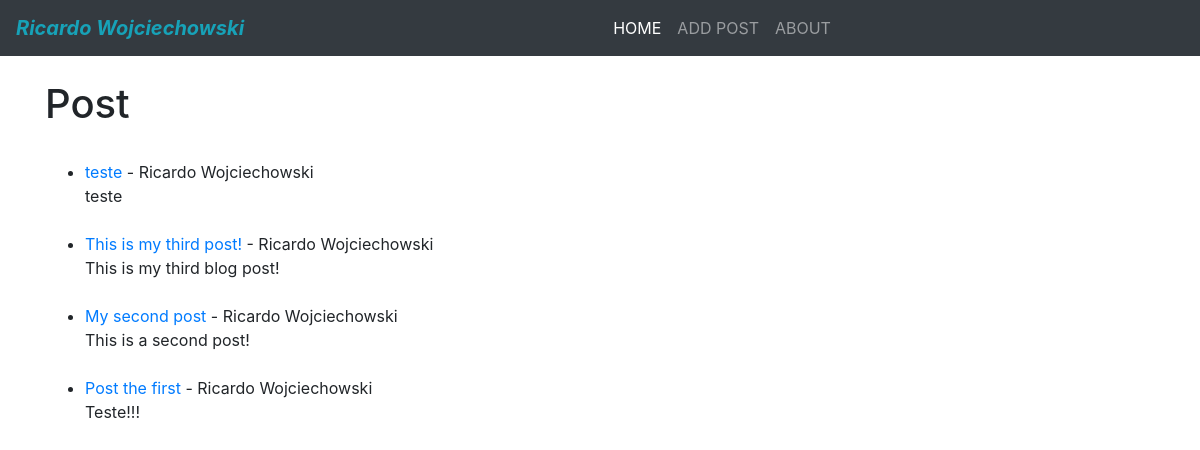
/, run on an earlier commit of the app's database.
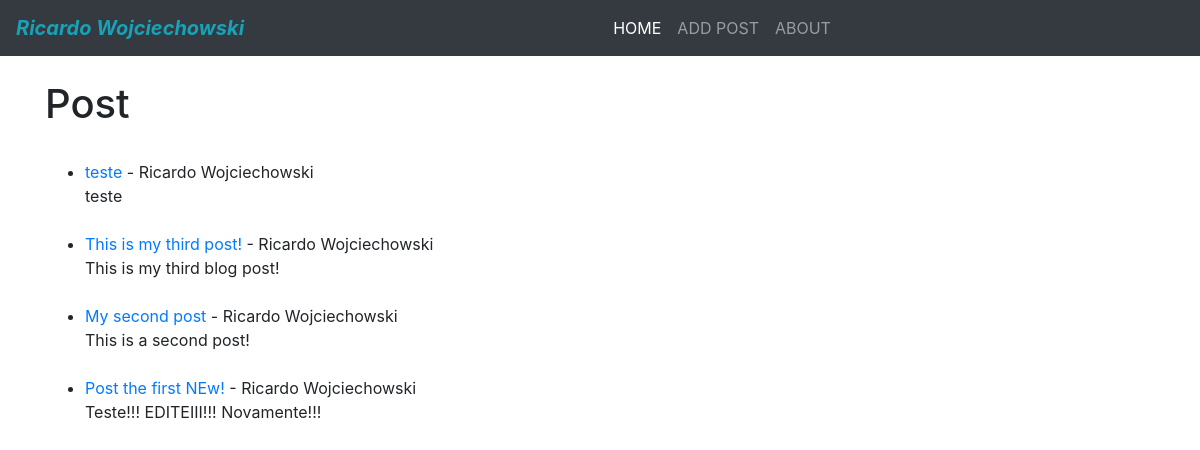
And on a later commit of the database.
### blog/models.py (models this page shows, shortened)
class Post(models.Model):
    title = models.CharField(max_length=255)
    title_tag = models.CharField(max_length=255, default="Post")
    author = models.ForeignKey(User, on_delete=models.CASCADE)
    body = models.TextField()

### blog/views.py (the view)
# urls.py: path('', HomeView.as_view(), name="home"),
class HomeView(ListView):
    model = Post
    template_name = 'home.html'
    ordering = ['-id']

### blog/templates/home.html
{% extends 'base.html' %}
{% block content %}
<h1>Post</h1>
<ul>
    {% for post in object_list %}
    <br>
    <li>
        <a href="{% url 'article-detail' post.pk %}">{{ post.title }}</a>
        - {{ post.author.first_name }} {{ post.author.last_name }}
        <br />
        {{ post.body }}
    </li>
    {% endfor %}
</ul>
{% endblock %}

What changed in the data, as far as the page shows it:
changed Post: title "Post the first" → "Post the first NEw!"; body "Teste!!!" → "Teste!!! EDITEIII!!! Novamente!!!"
